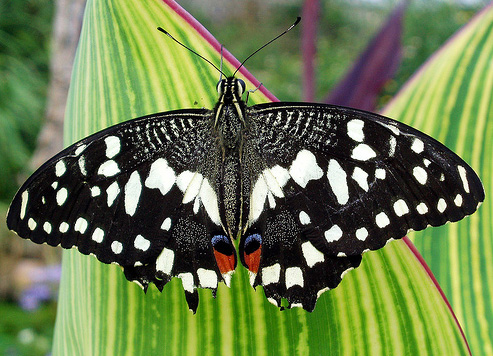
#> input picture hw3_images/butterfly.jpg, 493 x 356 px
$ jupyter execute --allow-errors blob_detection.ipynb
#> lines starting #> are read from the running program, lines starting #| are printed output that depends on the picture
[cell 1]
import numpy as np
from scipy import ndimage
import cv2
import matplotlib.pyplot as plt
import math

[cell 2]
def read_images(image_path):
#> called with image_path = './hw3_images/butterfly.jpg'
    img = cv2.imread(image_path)
#> img is the input picture: shape (356, 493, 3); mean B, G, R 76.9, 123.5, 106.9
    rescaled_image  = cv2.cvtColor(img, cv2.COLOR_BGR2GRAY).astype(float)/255
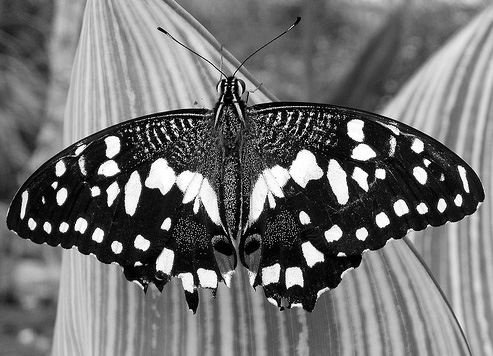
#> rescaled_image: shape (356, 493) float64; min 0, max 1, mean 0.444
    return rescaled_image

### Scale Space by increasing Sigma

[cell 3]
def check_for_odd_sigma(sigma):
    return sigma if sigma%2 == 0 else sigma

def  generate_scale_space(image, initial_sigma, constant_multiplier, iterations):
#> called with initial_sigma = 2, constant_multiplier = 1.25, iterations = 15
    current_sigma = initial_sigma
#> current_sigma = 2
    height = image.shape[0]
#> height = 356
    width = image.shape[1]
#> width = 493
    scale_space = np.empty((height, width, iterations))
    sigma_values = []
    for i in range(0, iterations):
        print(current_sigma)
        sigma_values.append(current_sigma)
        LoG_response = ndimage.gaussian_laplace(image, current_sigma)
        sigma_normalized_LoG =  np.square(current_sigma) * LoG_response
        scale_space[:,:,i] = np.square(sigma_normalized_LoG)
        current_sigma = check_for_odd_sigma(math.ceil(constant_multiplier * current_sigma))
#> this loop made 15 passes
#> current_sigma on passes 1 to 12: 3, 4, 5, 7, 9, 12, 15, 19, 24, 30, 38, 48
#| 2
#| 3
#| 4
#| 5
#| 7
#| 9
#| 12
#| 15
#> (further printed lines are left out)
#> pass 1, in generate_scale_space, `LoG_response = ndimage.gaussian_laplace(image, current_sigma)`:
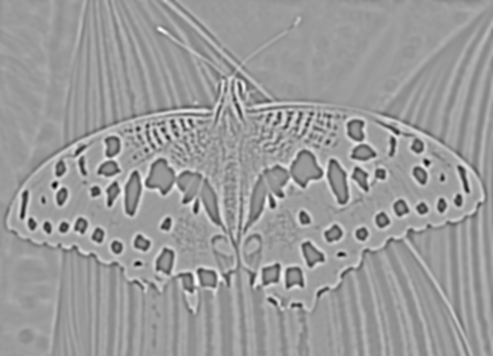
#> LoG_response: shape (356, 493) float64; min -0.144, max 0.0922, mean -7.7e-05; drawn with min black and max white
#> pass 2, in generate_scale_space, `LoG_response = ndimage.gaussian_laplace(image, current_sigma)`:
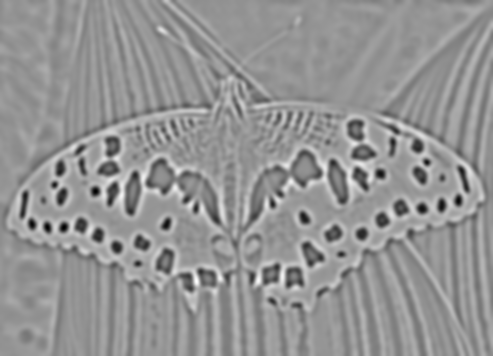
#> LoG_response: shape (356, 493) float64; min -0.0652, max 0.0467, mean -5.22e-05; drawn with min black and max white
#> after the loop:
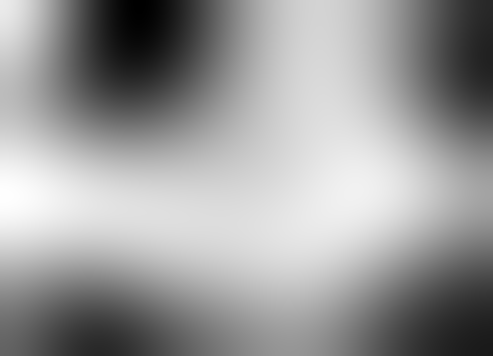
#> sigma_normalized_LoG: shape (356, 493) float64; min -0.212, max 0.134, mean -0.000928; drawn with min black and max white
#> after the loop, sigma_values = [2, 3, 4, 5, 7, 9, 12, 15, 19, 24, 30, 38, 48, 60, 75]

    return scale_space, sigma_values

[cell 4]
def supress_function(image_window):
    middle_index = math.floor(image_window.shape[0]/2)
    return image_window[middle_index] if image_window[middle_index] == np.max(image_window) else 0

def non_maximum_suppression(scale_space, window_size):
    suppressed_space = np.empty((scale_space.shape[0],scale_space.shape[1],scale_space.shape[2]))

    for i in range(scale_space.shape[2]):
        suppressed_space[:,:,i] = ndimage.generic_filter(scale_space[:,:,i],function=supress_function, footprint=np.ones((window_size,window_size)))
    return suppressed_space

[cell 5]
def find_optimal_scale(scale_space):
    return np.argmax(scale_space, axis=2), np.amax(scale_space, axis=2)

[cell 6]
constant_scale_factor = 1.25
initial_sigma = 2

scale_space, sigma_values = generate_scale_space( read_images('./hw3_images/butterfly.jpg'), initial_sigma, constant_scale_factor, 15 )

[cell 7]
suppress_window = 25
#> (the rest of this cell did not finish here and is left out)

maximum_sigma_by_axis, maximum_response = find_optimal_scale(suppressed_responses)

#> (a cell that did not finish here is left out)

[cell 9]
def show_all_circles(image, cx, cy, rad, color='r'):
    """
    image: numpy array, representing the grayscsale image
    cx, cy: numpy arrays or lists, centers of the detected blobs
    rad: numpy array or list, radius of the detected blobs
    """
#> called with color = 'r'
    import matplotlib.pyplot as plt
    from matplotlib.patches import Circle

    fig, ax = plt.subplots()
    ax.set_aspect('equal')
    ax.imshow(image, cmap='gray')
    for x, y, r in zip(cx, cy, rad):
        circ = Circle((x, y), r, color=color, fill=False)
        ax.add_patch(circ)

    plt.title('%i circles' % len(cx))
    plt.show()

#> (a cell that did not finish here is left out)

[cell 11]
sigmas = []
r = []
c = []
#> (the rest of this cell did not finish here and is left out)

[cell 12]
len(r)

[cell 13]
show_all_circles(read_images('./hw3_images/butterfly.jpg'), c, r, sigmas)

#> (a cell that did not finish here is left out)

[cell 15]
sp = generate_scale_space( read_images('./hw3_images/butterfly.jpg'), 1.5, 1.5, 1 )
#> call 2 of generate_scale_space, with initial_sigma = 1.5, constant_multiplier = 1.5, iterations = 1
#> the loop in generate_scale_space (call 2), `for i in range(0, iterations):` made 1 pass
#| 1.5
#> pass 1, in generate_scale_space (call 2), `LoG_response = ndimage.gaussian_laplace(image, current_sigma)`:
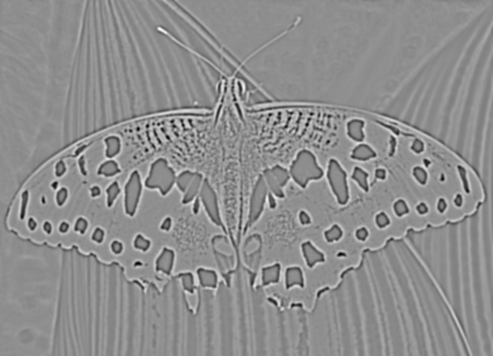
#> LoG_response: shape (356, 493) float64; min -0.224, max 0.177, mean -8.54e-05; drawn with min black and max white
#> after the loop in generate_scale_space (call 2), `for i in range(0, iterations):`:
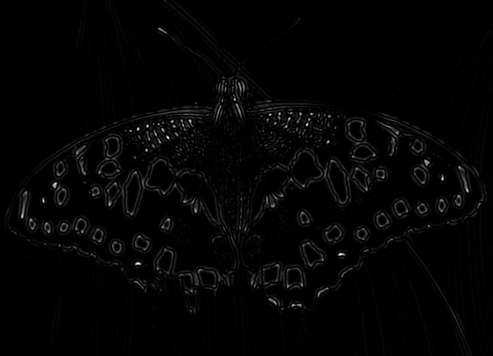
#> scale_space: shape (356, 493, 1) float64; min 1.44e-16, max 0.254, mean 0.00451; drawn with min black and max white
